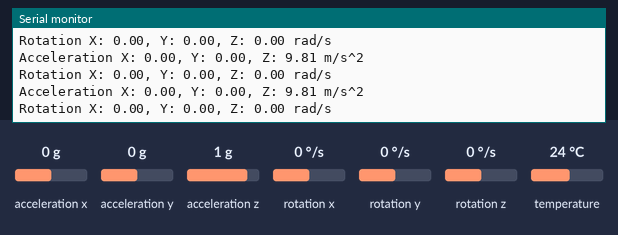
Simulated run of this sketch. Board: Arduino Uno, built for the host (arithmetic inside an expression is 32-bit, double 64-bit). Parts: the last lines printed to the serial monitor. The inputs (shaded band) are chosen by the test bench; at power-on: acceleration x 0 g, acceleration y 0 g, acceleration z 1 g, rotation x 0 °/s, rotation y 0 °/s, rotation z 0 °/s, temperature 24 °C.

Above: at 1.3 s.
1.4 s: acceleration x set to -1.4 g
At 2.0 s:
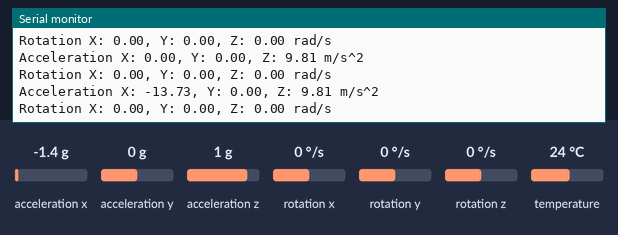
2.9 s: acceleration y set to -1.4 g
At 3.6 s:
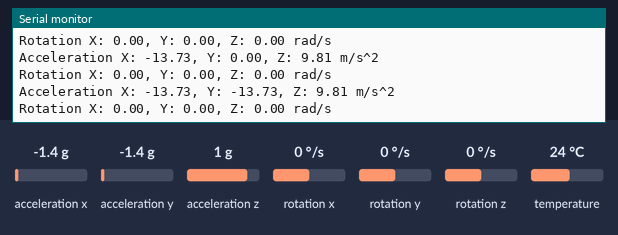
4.4 s: acceleration z set to -1.4 g
At 5.1 s:
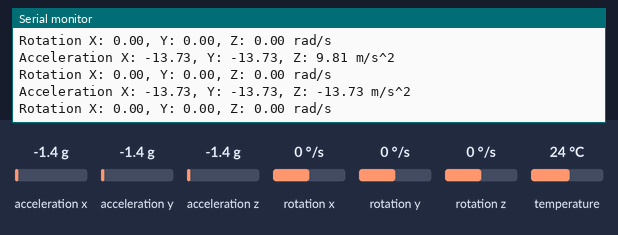
5.9 s: rotation x set to -192 °/s
At 6.6 s:
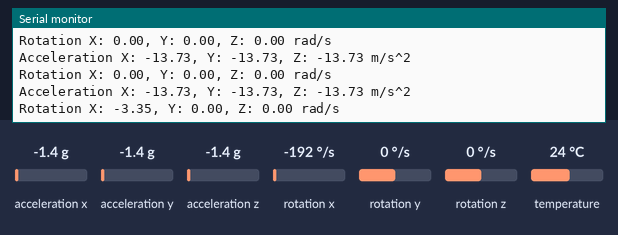
7.4 s: rotation y set to -192 °/s
At 8.1 s:
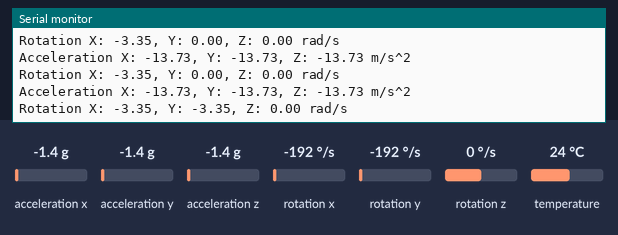

The sketch:

MPU6050_With_Bluetooth.ino
```cpp
// Basic demo for accelerometer readings from Adafruit MPU6050

#include <Adafruit_MPU6050.h>
#include <Adafruit_Sensor.h>
#include <Wire.h>
#include <SoftwareSerial.h>
SoftwareSerial BTSerial(5, 6);
Adafruit_MPU6050 mpu;

void setup(void) {
  Serial.begin(115200);
  BTSerial.begin(38400);
  while (!Serial)
    delay(10);

  Serial.println("Adafruit MPU6050 test!");

  if (!mpu.begin()) {
    Serial.println("Failed to find MPU6050 chip");
    while (1) {
      delay(10);
    }
  }
  Serial.println("MPU6050 Found!");

  mpu.setAccelerometerRange(MPU6050_RANGE_8_G);
  Serial.print("Accelerometer range set to: ");
  switch (mpu.getAccelerometerRange()) {
  case MPU6050_RANGE_2_G:
    Serial.println("+-2G");
    break;
  case MPU6050_RANGE_4_G:
    Serial.println("+-4G");
    break;
  case MPU6050_RANGE_8_G:
    Serial.println("+-8G");
    break;
  case MPU6050_RANGE_16_G:
    Serial.println("+-16G");
    break;
  }
  mpu.setGyroRange(MPU6050_RANGE_500_DEG);
  Serial.print("Gyro range set to: ");
  switch (mpu.getGyroRange()) {
  case MPU6050_RANGE_250_DEG:
    Serial.println("+- 250 deg/s");
    break;
  case MPU6050_RANGE_500_DEG:
    Serial.println("+- 500 deg/s");
    break;
  case MPU6050_RANGE_1000_DEG:
    Serial.println("+- 1000 deg/s");
    break;
  case MPU6050_RANGE_2000_DEG:
    Serial.println("+- 2000 deg/s");
    break;
  }

  mpu.setFilterBandwidth(MPU6050_BAND_21_HZ);
  Serial.print("Filter bandwidth set to: ");
  switch (mpu.getFilterBandwidth()) {
  case MPU6050_BAND_260_HZ:
    Serial.println("260 Hz");
    break;
  case MPU6050_BAND_184_HZ:
    Serial.println("184 Hz");
    break;
  case MPU6050_BAND_94_HZ:
    Serial.println("94 Hz");
    break;
  case MPU6050_BAND_44_HZ:
    Serial.println("44 Hz");
    break;
  case MPU6050_BAND_21_HZ:
    Serial.println("21 Hz");
    break;
  case MPU6050_BAND_10_HZ:
    Serial.println("10 Hz");
    break;
  case MPU6050_BAND_5_HZ:
    Serial.println("5 Hz");
    break;
  }

  Serial.println("");
  delay(100);
}

void loop() {

  sensors_event_t a, g, temp;
  mpu.getEvent(&a, &g, &temp);

  Serial.print("Acceleration X: ");
  Serial.print(a.acceleration.x);
  Serial.print(", Y: ");
  Serial.print(a.acceleration.y);
  Serial.print(", Z: ");
  Serial.print(a.acceleration.z);
  Serial.println(" m/s^2");

  BTSerial.write("Acceleration X: ");
  BTSerial.write(a.acceleration.x);
  BTSerial.write(", Y: ");
  BTSerial.write(a.acceleration.y);
  BTSerial.write(", Z: ");
  BTSerial.write(a.acceleration.z);
  BTSerial.write(" m/s^2");

  Serial.print("Rotation X: ");
  Serial.print(g.gyro.x);
  Serial.print(", Y: ");
  Serial.print(g.gyro.y);
  Serial.print(", Z: ");
  Serial.print(g.gyro.z);
  Serial.println(" rad/s");

  BTSerial.write("Rotation X: ");
  BTSerial.write(g.gyro.x);
  BTSerial.write(", Y: ");
  BTSerial.write(g.gyro.y);
  BTSerial.write(", Z: ");
  BTSerial.write(g.gyro.z);
  BTSerial.write(" rad/s");


  Serial.println("");
  delay(500);
}
```

Measured:
- after the input at 1.4 s, the serial monitor: prints a new line after 0.22 s (image 1)
- after the input at 2.9 s, the serial monitor: prints a new line after 0.24 s (image 2)
- after the input at 4.4 s, the serial monitor: prints a new line after 0.25 s (image 3)
- after the input at 5.9 s, the serial monitor: prints a new line after 0.27 s (image 4)
- after the input at 7.4 s, the serial monitor: prints a new line after 0.28 s (image 5)
